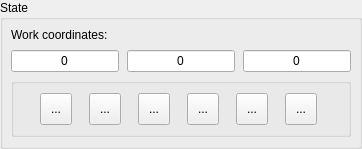
         <widget class="QGroupBox" name="grpState">
          <property name="title">
           <string>State</string>
          </property>
          <property name="overrided" stdset="0">
           <bool>false</bool>
          </property>
          <layout class="QVBoxLayout" name="verticalLayout_6">
           <property name="leftMargin">
            <number>8</number>
           </property>
           <property name="topMargin">
            <number>8</number>
           </property>
           <property name="rightMargin">
            <number>8</number>
           </property>
           <property name="bottomMargin">
            <number>9</number>
           </property>
           <item>
            <layout class="QVBoxLayout" name="verticalLayout_4">
             <property name="spacing">
              <number>8</number>
             </property>
             <item>
              <layout class="QHBoxLayout" name="horizontalLayout_9">
               <item>
                <widget class="QLabel" name="label">
                 <property name="text">
                  <string>Work coordinates:</string>
                 </property>
                </widget>
               </item>
              </layout>
             </item>
             <item>
              <layout class="QHBoxLayout" name="horizontalLayout_8">
               <property name="spacing">
                <number>8</number>
               </property>
               <item>
                <widget class="QLineEdit" name="txtWPosX">
                 <property name="text">
                  <string>0</string>
                 </property>
                 <property name="alignment">
                  <set>Qt::AlignCenter</set>
                 </property>
                 <property name="readOnly">
                  <bool>true</bool>
                 </property>
                </widget>
               </item>
               <item>
                <widget class="QLineEdit" name="txtWPosY">
                 <property name="text">
                  <string>0</string>
                 </property>
                 <property name="alignment">
                  <set>Qt::AlignCenter</set>
                 </property>
                 <property name="readOnly">
                  <bool>true</bool>
                 </property>
                </widget>
               </item>
               <item>
                <widget class="QLineEdit" name="txtWPosZ">
                 <property name="text">
                  <string>0</string>
                 </property>
                 <property name="alignment">
                  <set>Qt::AlignCenter</set>
                 </property>
                 <property name="readOnly">
                  <bool>true</bool>
                 </property>
                </widget>
               </item>
              </layout>
             </item>
            </layout>
           </item>
           <item>
            <widget class="QGroupBox" name="grpControl">
             <layout class="QGridLayout" name="grpControl_3">
              <property name="horizontalSpacing">
               <number>0</number>
              </property>
              <item row="0" column="1">
               <widget class="StyledToolButton" name="cmdHome">
                <property name="minimumSize">
                 <size>
                  <width>32</width>
                  <height>32</height>
                 </size>
                </property>
                <property name="toolTip">
                 <string>Home</string>
                </property>
                <property name="text">
                 <string>...</string>
                </property>
                <property name="icon">
                 <iconset resource="images.qrc">
                  <normaloff>:/images/search_for_home2.png</normaloff>:/images/search_for_home2.png</iconset>
                </property>
                <property name="iconSize">
                 <size>
                  <width>30</width>
                  <height>30</height>
                 </size>
                </property>
               </widget>
              </item>
              <item row="0" column="3">
               <widget class="StyledToolButton" name="cmdZeroXY">
                <property name="minimumSize">
                 <size>
                  <width>32</width>
                  <height>32</height>
                 </size>
                </property>
                <property name="toolTip">
                 <string>Zero XY</string>
                </property>
                <property name="text">
                 <string>...</string>
                </property>
                <property name="icon">
                 <iconset resource="images.qrc">
                  <normaloff>:/images/axis_zero.png</normaloff>:/images/axis_zero.png</iconset>
                </property>
                <property name="iconSize">
                 <size>
                  <width>30</width>
                  <height>30</height>
                 </size>
                </property>
               </widget>
              </item>
              <item row="0" column="2">
               <widget class="StyledToolButton" name="cmdTouch">
                <property name="minimumSize">
                 <size>
                  <width>32</width>
                  <height>32</height>
                 </size>
                </property>
                <property name="toolTip">
                 <string>Z-probe</string>
                </property>
                <property name="text">
                 <string>...</string>
                </property>
                <property name="icon">
                 <iconset resource="images.qrc">
                  <normaloff>:/images/search_for_z.png</normaloff>:/images/search_for_z.png</iconset>
                </property>
                <property name="iconSize">
                 <size>
                  <width>30</width>
                  <height>30</height>
                 </size>
                </property>
               </widget>
              </item>
              <item row="0" column="4">
               <widget class="StyledToolButton" name="cmdZeroZ">
                <property name="minimumSize">
                 <size>
                  <width>32</width>
                  <height>32</height>
                 </size>
                </property>
                <property name="toolTip">
                 <string>Zero Z</string>
                </property>
                <property name="text">
                 <string>...</string>
                </property>
                <property name="icon">
                 <iconset resource="images.qrc">
                  <normaloff>:/images/zero_z.png</normaloff>:/images/zero_z.png</iconset>
                </property>
                <property name="iconSize">
                 <size>
                  <width>30</width>
                  <height>30</height>
                 </size>
                </property>
               </widget>
              </item>
              <item row="0" column="5">
               <widget class="StyledToolButton" name="cmdReset">
                <property name="minimumSize">
                 <size>
                  <width>32</width>
                  <height>32</height>
                 </size>
                </property>
                <property name="toolTip">
                 <string>Reset</string>
                </property>
                <property name="text">
                 <string>...</string>
                </property>
                <property name="icon">
                 <iconset resource="images.qrc">
                  <normaloff>:/images/restart.png</normaloff>:/images/restart.png</iconset>
                </property>
                <property name="iconSize">
                 <size>
                  <width>30</width>
                  <height>30</height>
                 </size>
                </property>
               </widget>
              </item>
              <item row="0" column="6">
               <widget class="StyledToolButton" name="cmdUnlock">
                <property name="enabled">
                 <bool>true</bool>
                </property>
                <property name="minimumSize">
                 <size>
                  <width>32</width>
                  <height>32</height>
                 </size>
                </property>
                <property name="toolTip">
                 <string>Unlock</string>
                </property>
                <property name="styleSheet">
                 <string notr="true"/>
                </property>
                <property name="text">
                 <string>...</string>
                </property>
                <property name="icon">
                 <iconset resource="images.qrc">
                  <normaloff>:/images/unlock.png</normaloff>:/images/unlock.png</iconset>
                </property>
                <property name="iconSize">
                 <size>
                  <width>24</width>
                  <height>24</height>
                 </size>
                </property>
               </widget>
              </item>
             </layout>
            </widget>
           </item>
          </layout>
         </widget>
